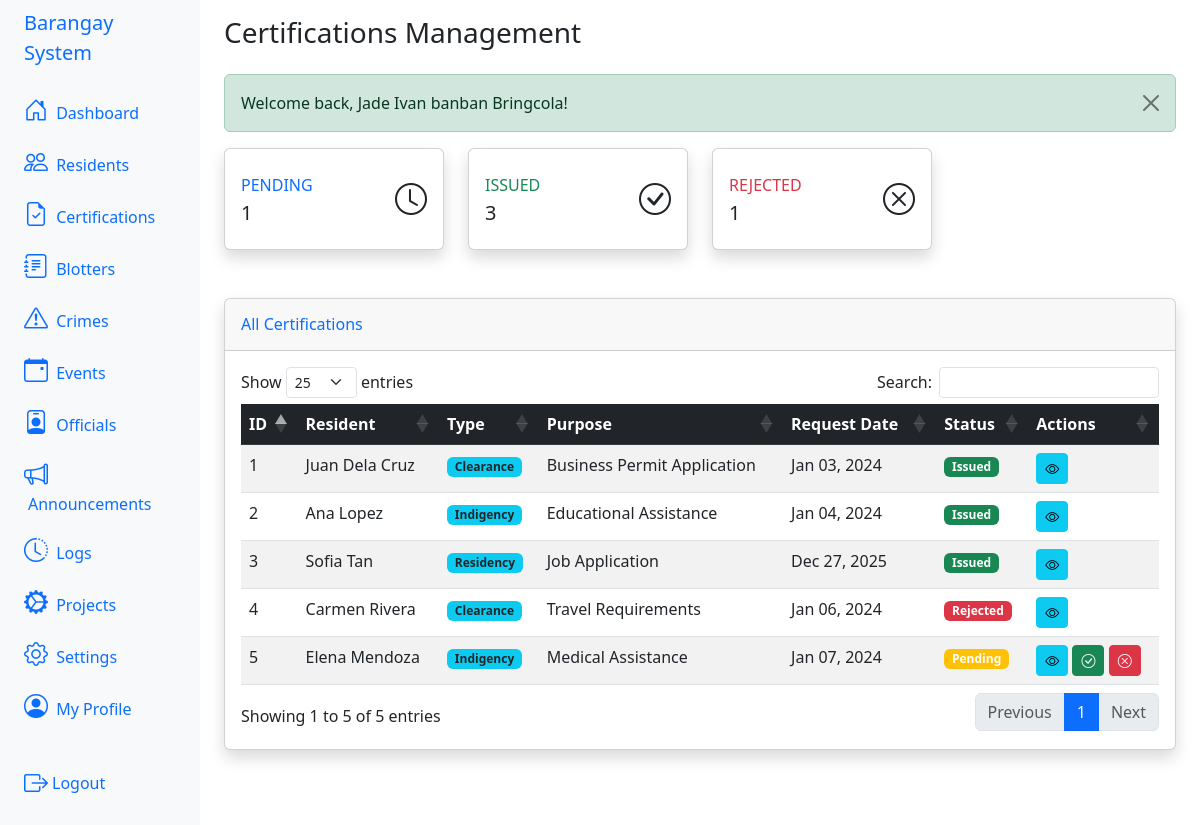
/index.php?action=certifications (signed in), run on the app's committed database.
### tables this page shows
CREATE TABLE IF NOT EXISTS `tbl_certifications` (
  `id` int NOT NULL AUTO_INCREMENT,
  `resident_id` int NOT NULL,
  `type` enum('clearance','indigency','residency','other') NOT NULL,
  `purpose` text,
  `issue_date` date NOT NULL,
  `status` enum('pending','issued','rejected') DEFAULT 'pending',
  `issued_by` int DEFAULT NULL,
  `created_at` timestamp NULL DEFAULT CURRENT_TIMESTAMP,
  PRIMARY KEY (`id`),
  KEY `resident_id` (`resident_id`),
  KEY `issued_by` (`issued_by`),
  CONSTRAINT `tbl_certifications_ibfk_1` FOREIGN KEY (`resident_id`) REFERENCES `tbl_residents` (`id`) ON DELETE CASCADE,
  CONSTRAINT `tbl_certifications_ibfk_2` FOREIGN KEY (`issued_by`) REFERENCES `tbl_users` (`id`) ON DELETE SET NULL
);

CREATE TABLE IF NOT EXISTS `tbl_residents` (
  `id` int NOT NULL AUTO_INCREMENT,
  `user_id` int DEFAULT NULL,
  `full_name` varchar(255) NOT NULL,
  `address` text NOT NULL,
  `birthdate` date NOT NULL,
  `gender` enum('male','female','other') NOT NULL,
  `contact_number` varchar(50) DEFAULT NULL,
  `occupation` varchar(255) DEFAULT NULL,
  `civil_status` enum('single','married','widowed','divorced') NOT NULL,
  `created_at` timestamp NULL DEFAULT CURRENT_TIMESTAMP,
  `updated_at` timestamp NULL DEFAULT CURRENT_TIMESTAMP ON UPDATE CURRENT_TIMESTAMP,
  PRIMARY KEY (`id`),
  KEY `user_id` (`user_id`),
  CONSTRAINT `tbl_residents_ibfk_1` FOREIGN KEY (`user_id`) REFERENCES `tbl_users` (`id`) ON DELETE SET NULL
);

### app/views/certifications/certifications.php (the view, shortened to what this page needs)
<div class="container-fluid">
    <h1 class="h3 mb-4 text-gray-800"><?php echo $title ?? 'Certifications Management'; ?></h1>
    <?php if (isset($_SESSION['success'])): ?>
        <div class="alert alert-success alert-dismissible fade show" role="alert">
            <?php echo $_SESSION['success']; unset($_SESSION['success']); ?>
            <button type="button" class="btn-close" data-bs-dismiss="alert" aria-label="Close"></button>
        </div>
    <?php endif; ?>
    <div class="row mb-4">
        <div class="col-xl-3 col-md-6 mb-4">
            <div class="card border-left-primary shadow h-100 py-2">
                <div class="card-body">
                    <div class="row no-gutters align-items-center">
                        <div class="col mr-2">
                            <div class="text-xs font-weight-bold text-primary text-uppercase mb-1">
                                Pending
                            </div>
                            <div class="h5 mb-0 font-weight-bold text-gray-800">
                                <?php
                                    $pending = array_filter($certifications, function($c) {
                                        return $c['status'] === 'pending';
                                    });
                                    echo count($pending);
                                ?>
                            </div>
                        </div>
                        <div class="col-auto">
                            <i class="bi bi-clock fs-2 text-gray-300"></i>
                        </div>
                    </div>
                </div>
            </div>
        </div>
        <div class="col-xl-3 col-md-6 mb-4">
            <div class="card border-left-success shadow h-100 py-2">
                <div class="card-body">
                    <div class="row no-gutters align-items-center">
                        <div class="col mr-2">
                            <div class="text-xs font-weight-bold text-success text-uppercase mb-1">
                                Issued
                            </div>
                            <div class="h5 mb-0 font-weight-bold text-gray-800">
                                <?php
                                    $issued = array_filter($certifications, function($c) {
                                        return $c['status'] === 'issued';
                                    });
                                    echo count($issued);
                                ?>
                            </div>
                        </div>
                        <div class="col-auto">
                            <i class="bi bi-check-circle fs-2 text-gray-300"></i>
                        </div>
                    </div>
                </div>
            </div>
        </div>
        <div class="col-xl-3 col-md-6 mb-4">
            <div class="card border-left-danger shadow h-100 py-2">
                <div class="card-body">
                    <div class="row no-gutters align-items-center">
                        <div class="col mr-2">
                            <div class="text-xs font-weight-bold text-danger text-uppercase mb-1">
                                Rejected
                            </div>
                            <div class="h5 mb-0 font-weight-bold text-gray-800">
                                <?php
                                    $rejected = array_filter($certifications, function($c) {
                                        return $c['status'] === 'rejected';
                                    });
                                    echo count($rejected);
                                ?>
                            </div>
                        </div>
                        <div class="col-auto">
                            <i class="bi bi-x-circle fs-2 text-gray-300"></i>
                        </div>
                    </div>
                </div>
            </div>
        </div>
    </div>
    <div class="card shadow">
        <div class="card-header py-3 d-flex justify-content-between align-items-center">
            <h6 class="m-0 font-weight-bold text-primary">All Certifications</h6>
        </div>
        <div class="card-body">
            <div class="table-responsive">
                <table class="table table-striped table-hover data-table">
                    <thead class="table-dark">
                        <tr>
                            <th>ID</th>
                            <th>Resident</th>
                            <th>Type</th>
                            <th>Purpose</th>
                            <th>Request Date</th>
                            <th>Status</th>
                            <th>Actions</th>
                        </tr>
                    </thead>
                    <tbody>
                        <?php if (!empty($certifications)): ?>
                            <?php foreach ($certifications as $cert): ?>
                                <tr>
                                    <td><?php echo htmlspecialchars($cert['id']); ?></td>
                                    <td><?php echo htmlspecialchars($cert['resident_name']); ?></td>
                                    <td>
                                        <span class="badge bg-info text-dark">
                                            <?php echo ucfirst(htmlspecialchars($cert['type'])); ?>
                                        </span>
                                    </td>
                                    <td><?php echo htmlspecialchars($cert['purpose'] ?? 'N/A'); ?></td>
                                    <td><?php echo date('M d, Y', strtotime($cert['issue_date'])); ?></td>
                                    <td>
                                        <?php
                                            $statusClass = [
                                                'pending' => 'warning',
                                                'issued' => 'success',
                                                'rejected' => 'danger'
                                            ][$cert['status']] ?? 'secondary';
                                        ?>
                                        <span class="badge bg-<?php echo $statusClass; ?>">
                                            <?php echo ucfirst(htmlspecialchars($cert['status'])); ?>
                                        </span>
                                    </td>
                                    <td>
                                        <a href="index.php?action=certifications&sub=view&id=<?php echo $cert['id']; ?>"
                                           class="btn btn-sm btn-info" title="View Details">
                                            <i class="bi bi-eye"></i>
                                        </a>
                                        <?php if ($_SESSION['role'] === 'admin' || $_SESSION['role'] === 'staff'): ?>
                                            <?php if ($cert['status'] === 'pending'): ?>
                                                <a href="index.php?action=certifications&sub=approve&id=<?php echo $cert['id']; ?>"
                                                   class="btn btn-sm btn-success"
                                                   onclick="return confirm('Approve this certificate request?')"
                                                   title="Approve">
                                                    <i class="bi bi-check-circle"></i>
                                                </a>
                                                <button type="button" class="btn btn-sm btn-danger"
                                                        data-bs-toggle="modal" data-bs-target="#rejectModal<?php echo $cert['id']; ?>"
                                                        title="Reject">
                                                    <i class="bi bi-x-circle"></i>
                                                </button>
                                            <?php endif; ?>
                                        <?php endif; ?>
                                    </td>
                                </tr>
                            <?php endforeach; ?>
                        <?php endif; ?>
                    </tbody>
                </table>
            </div>
        </div>
    </div>
</div>

### data on the page
tbl_certifications: id "3", resident.full_name "Sofia Tan", type "Residency", purpose "Job Application", issue_date "Dec 27, 2025", status "Issued"
tbl_certifications: id "5", resident.full_name "Elena Mendoza", type "Indigency", purpose "Medical Assistance", issue_date "Jan 07, 2024", status "Pending"
tbl_certifications: id "4", resident.full_name "Carmen Rivera", type "Clearance", purpose "Travel Requirements", issue_date "Jan 06, 2024", status "Rejected"
tbl_certifications: id "2", resident.full_name "Ana Lopez", type "Indigency", purpose "Educational Assistance", issue_date "Jan 04, 2024", status "Issued"
tbl_certifications: id "1", resident.full_name "Juan Dela Cruz", type "Clearance", purpose "Business Permit Application", issue_date "Jan 03, 2024", status "Issued"

### other printed values
$title "Certifications Management"
$_SESSION['success'] "Welcome back, Jade Ivan banban Bringcola!"
count($pending) "1"
count($issued) "3"
count($rejected) "1"
